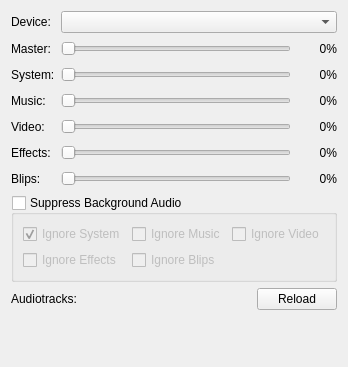
     <widget class="QWidget" name="tab_3">
      <attribute name="title">
       <string>Audio</string>
      </attribute>
      <layout class="QFormLayout" name="formLayout_8">
       <item row="0" column="0" colspan="2">
        <layout class="QFormLayout" name="formLayout_2">
         <item row="0" column="0">
          <widget class="QLabel" name="device_label">
           <property name="text">
            <string>Device:</string>
           </property>
          </widget>
         </item>
         <item row="0" column="1">
          <widget class="QComboBox" name="device"/>
         </item>
         <item row="1" column="0">
          <widget class="QLabel" name="master_label">
           <property name="text">
            <string>Master:</string>
           </property>
          </widget>
         </item>
         <item row="1" column="1">
          <layout class="QHBoxLayout" name="master_layout">
           <item>
            <widget class="QSlider" name="master">
             <property name="sizePolicy">
              <sizepolicy hsizetype="Expanding" vsizetype="Preferred">
               <horstretch>0</horstretch>
               <verstretch>0</verstretch>
              </sizepolicy>
             </property>
             <property name="minimumSize">
              <size>
               <width>0</width>
               <height>20</height>
              </size>
             </property>
             <property name="maximum">
              <number>100</number>
             </property>
             <property name="orientation">
              <enum>Qt::Horizontal</enum>
             </property>
            </widget>
           </item>
           <item>
            <widget class="QLabel" name="master_value">
             <property name="minimumSize">
              <size>
               <width>40</width>
               <height>0</height>
              </size>
             </property>
             <property name="sizeIncrement">
              <size>
               <width>40</width>
               <height>0</height>
              </size>
             </property>
             <property name="text">
              <string>0%</string>
             </property>
             <property name="alignment">
              <set>Qt::AlignRight|Qt::AlignTrailing|Qt::AlignVCenter</set>
             </property>
            </widget>
           </item>
          </layout>
         </item>
         <item row="2" column="0">
          <widget class="QLabel" name="system_label">
           <property name="text">
            <string>System:</string>
           </property>
          </widget>
         </item>
         <item row="2" column="1">
          <layout class="QHBoxLayout" name="system_layout">
           <item>
            <widget class="QSlider" name="system">
             <property name="sizePolicy">
              <sizepolicy hsizetype="Expanding" vsizetype="Preferred">
               <horstretch>0</horstretch>
               <verstretch>0</verstretch>
              </sizepolicy>
             </property>
             <property name="minimumSize">
              <size>
               <width>0</width>
               <height>20</height>
              </size>
             </property>
             <property name="maximum">
              <number>100</number>
             </property>
             <property name="orientation">
              <enum>Qt::Horizontal</enum>
             </property>
            </widget>
           </item>
           <item>
            <widget class="QLabel" name="system_value">
             <property name="minimumSize">
              <size>
               <width>40</width>
               <height>0</height>
              </size>
             </property>
             <property name="sizeIncrement">
              <size>
               <width>40</width>
               <height>0</height>
              </size>
             </property>
             <property name="text">
              <string>0%</string>
             </property>
             <property name="alignment">
              <set>Qt::AlignRight|Qt::AlignTrailing|Qt::AlignVCenter</set>
             </property>
            </widget>
           </item>
          </layout>
         </item>
         <item row="3" column="0">
          <widget class="QLabel" name="music_label">
           <property name="text">
            <string>Music:</string>
           </property>
          </widget>
         </item>
         <item row="3" column="1">
          <layout class="QHBoxLayout" name="music_layout">
           <item>
            <widget class="QSlider" name="music">
             <property name="sizePolicy">
              <sizepolicy hsizetype="Expanding" vsizetype="Preferred">
               <horstretch>0</horstretch>
               <verstretch>0</verstretch>
              </sizepolicy>
             </property>
             <property name="minimumSize">
              <size>
               <width>0</width>
               <height>20</height>
              </size>
             </property>
             <property name="maximum">
              <number>100</number>
             </property>
             <property name="orientation">
              <enum>Qt::Horizontal</enum>
             </property>
            </widget>
           </item>
           <item>
            <widget class="QLabel" name="music_value">
             <property name="minimumSize">
              <size>
               <width>40</width>
               <height>0</height>
              </size>
             </property>
             <property name="sizeIncrement">
              <size>
               <width>40</width>
               <height>0</height>
              </size>
             </property>
             <property name="text">
              <string>0%</string>
             </property>
             <property name="alignment">
              <set>Qt::AlignRight|Qt::AlignTrailing|Qt::AlignVCenter</set>
             </property>
            </widget>
           </item>
          </layout>
         </item>
         <item row="5" column="0">
          <widget class="QLabel" name="effects_label">
           <property name="text">
            <string>Effects:</string>
           </property>
          </widget>
         </item>
         <item row="5" column="1">
          <layout class="QHBoxLayout" name="effect_layout">
           <item>
            <widget class="QSlider" name="effect">
             <property name="sizePolicy">
              <sizepolicy hsizetype="Expanding" vsizetype="Preferred">
               <horstretch>0</horstretch>
               <verstretch>0</verstretch>
              </sizepolicy>
             </property>
             <property name="minimumSize">
              <size>
               <width>0</width>
               <height>20</height>
              </size>
             </property>
             <property name="maximum">
              <number>100</number>
             </property>
             <property name="orientation">
              <enum>Qt::Horizontal</enum>
             </property>
            </widget>
           </item>
           <item>
            <widget class="QLabel" name="effect_value">
             <property name="minimumSize">
              <size>
               <width>40</width>
               <height>0</height>
              </size>
             </property>
             <property name="text">
              <string>0%</string>
             </property>
             <property name="alignment">
              <set>Qt::AlignRight|Qt::AlignTrailing|Qt::AlignVCenter</set>
             </property>
            </widget>
           </item>
          </layout>
         </item>
         <item row="6" column="0">
          <widget class="QLabel" name="blips_label">
           <property name="text">
            <string>Blips:</string>
           </property>
          </widget>
         </item>
         <item row="6" column="1">
          <layout class="QHBoxLayout" name="blip_layout">
           <item>
            <widget class="QSlider" name="blip">
             <property name="sizePolicy">
              <sizepolicy hsizetype="Expanding" vsizetype="Preferred">
               <horstretch>0</horstretch>
               <verstretch>0</verstretch>
              </sizepolicy>
             </property>
             <property name="minimumSize">
              <size>
               <width>0</width>
               <height>20</height>
              </size>
             </property>
             <property name="maximum">
              <number>100</number>
             </property>
             <property name="orientation">
              <enum>Qt::Horizontal</enum>
             </property>
            </widget>
           </item>
           <item>
            <widget class="QLabel" name="blip_value">
             <property name="minimumSize">
              <size>
               <width>40</width>
               <height>0</height>
              </size>
             </property>
             <property name="text">
              <string>0%</string>
             </property>
             <property name="alignment">
              <set>Qt::AlignRight|Qt::AlignTrailing|Qt::AlignVCenter</set>
             </property>
            </widget>
           </item>
          </layout>
         </item>
         <item row="4" column="0">
          <widget class="QLabel" name="effects_label_2">
           <property name="text">
            <string>Video:</string>
           </property>
          </widget>
         </item>
         <item row="4" column="1">
          <layout class="QHBoxLayout" name="video_layout">
           <item>
            <widget class="QSlider" name="video">
             <property name="sizePolicy">
              <sizepolicy hsizetype="Expanding" vsizetype="Preferred">
               <horstretch>0</horstretch>
               <verstretch>0</verstretch>
              </sizepolicy>
             </property>
             <property name="minimumSize">
              <size>
               <width>0</width>
               <height>20</height>
              </size>
             </property>
             <property name="maximum">
              <number>100</number>
             </property>
             <property name="orientation">
              <enum>Qt::Horizontal</enum>
             </property>
            </widget>
           </item>
           <item>
            <widget class="QLabel" name="video_value">
             <property name="minimumSize">
              <size>
               <width>40</width>
               <height>0</height>
              </size>
             </property>
             <property name="text">
              <string>0%</string>
             </property>
             <property name="alignment">
              <set>Qt::AlignRight|Qt::AlignTrailing|Qt::AlignVCenter</set>
             </property>
            </widget>
           </item>
          </layout>
         </item>
        </layout>
       </item>
       <item row="1" column="0" colspan="2">
        <widget class="QGroupBox" name="suppress_background_audio">
         <property name="toolTip">
          <string>&lt;html&gt;&lt;head/&gt;&lt;body&gt;&lt;p&gt;If enabled, audio will be temporarily suppressed when the client is not in focus.&lt;br/&gt;&lt;br/&gt;This option is never applied to the System audio channel.&lt;/p&gt;&lt;/body&gt;&lt;/html&gt;</string>
         </property>
         <property name="title">
          <string>Suppress Background Audio</string>
         </property>
         <property name="checkable">
          <bool>true</bool>
         </property>
         <property name="checked">
          <bool>false</bool>
         </property>
         <layout class="QGridLayout" name="gridLayout_2">
          <item row="0" column="1">
           <widget class="QCheckBox" name="music_ignore_suppression">
            <property name="toolTip">
             <string>&lt;html&gt;&lt;head/&gt;&lt;body&gt;&lt;p&gt;If enabled, the audio channel will not be suppressed when the option [&lt;span style=&quot; color:#0000ff;&quot;&gt;Suppress Background Audio&lt;/span&gt;] is enabled and activated.&lt;/p&gt;&lt;/body&gt;&lt;/html&gt;</string>
            </property>
            <property name="text">
             <string>Ignore Music</string>
            </property>
           </widget>
          </item>
          <item row="1" column="1">
           <widget class="QCheckBox" name="blip_ignore_suppression">
            <property name="toolTip">
             <string>&lt;html&gt;&lt;head/&gt;&lt;body&gt;&lt;p&gt;If enabled, the audio channel will not be suppressed when the option [&lt;font style=&quot; color:#0000ff;&quot;&gt;Suppress Background Audio&lt;/font&gt;] is enabled and activated.&lt;/p&gt;&lt;/body&gt;&lt;/html&gt;</string>
            </property>
            <property name="text">
             <string>Ignore Blips</string>
            </property>
           </widget>
          </item>
          <item row="0" column="0">
           <widget class="QCheckBox" name="system_ignore_suppression">
            <property name="enabled">
             <bool>false</bool>
            </property>
            <property name="toolTip">
             <string>&lt;html&gt;&lt;head/&gt;&lt;body&gt;&lt;p&gt;If enabled, the audio channel will not be suppressed when the option [&lt;font style=&quot; color:#0000ff;&quot;&gt;Suppress Background Audio&lt;/font&gt;] is enabled and activated.&lt;/p&gt;&lt;/body&gt;&lt;/html&gt;</string>
            </property>
            <property name="text">
             <string>Ignore System</string>
            </property>
            <property name="checkable">
             <bool>true</bool>
            </property>
            <property name="checked">
             <bool>true</bool>
            </property>
           </widget>
          </item>
          <item row="1" column="0">
           <widget class="QCheckBox" name="effect_ignore_suppression">
            <property name="toolTip">
             <string>&lt;html&gt;&lt;head/&gt;&lt;body&gt;&lt;p&gt;If enabled, the audio channel will not be suppressed when the option [&lt;font style=&quot; color:#0000ff;&quot;&gt;Suppress Background Audio&lt;/font&gt;] is enabled and activated.&lt;/p&gt;&lt;/body&gt;&lt;/html&gt;</string>
            </property>
            <property name="text">
             <string>Ignore Effects</string>
            </property>
           </widget>
          </item>
          <item row="0" column="2">
           <widget class="QCheckBox" name="video_ignore_suppression">
            <property name="toolTip">
             <string>&lt;html&gt;&lt;head/&gt;&lt;body&gt;&lt;p&gt;If enabled, the audio channel will not be suppressed when the option [&lt;span style=&quot; color:#0000ff;&quot;&gt;Suppress Background Audio&lt;/span&gt;] is enabled and activated.&lt;/p&gt;&lt;/body&gt;&lt;/html&gt;</string>
            </property>
            <property name="text">
             <string>Ignore Video</string>
            </property>
           </widget>
          </item>
         </layout>
        </widget>
       </item>
       <item row="2" column="1">
        <layout class="QHBoxLayout" name="horizontalLayout_7">
         <item>
          <spacer name="horizontalSpacer_3">
           <property name="orientation">
            <enum>Qt::Horizontal</enum>
           </property>
           <property name="sizeHint" stdset="0">
            <size>
             <width>40</width>
             <height>20</height>
            </size>
           </property>
          </spacer>
         </item>
         <item>
          <widget class="QPushButton" name="reload_audiotracks">
           <property name="text">
            <string>Reload</string>
           </property>
          </widget>
         </item>
        </layout>
       </item>
       <item row="4" column="0" colspan="2">
        <spacer name="verticalSpacer_3">
         <property name="orientation">
          <enum>Qt::Vertical</enum>
         </property>
         <property name="sizeHint" stdset="0">
          <size>
           <width>20</width>
           <height>40</height>
          </size>
         </property>
        </spacer>
       </item>
       <item row="2" column="0">
        <widget class="QLabel" name="label">
         <property name="text">
          <string>Audiotracks:</string>
         </property>
        </widget>
       </item>
      </layout>
     </widget>
